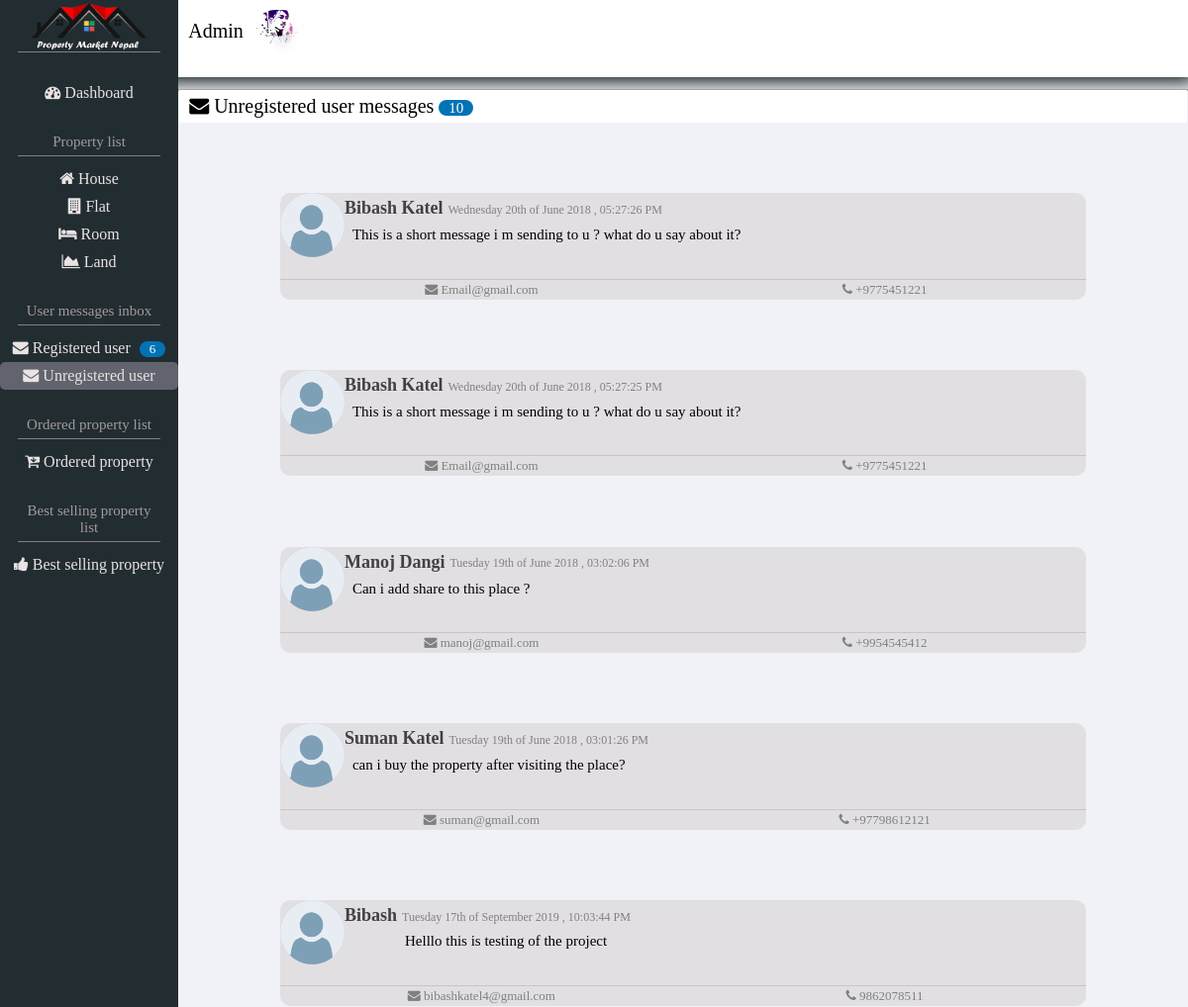
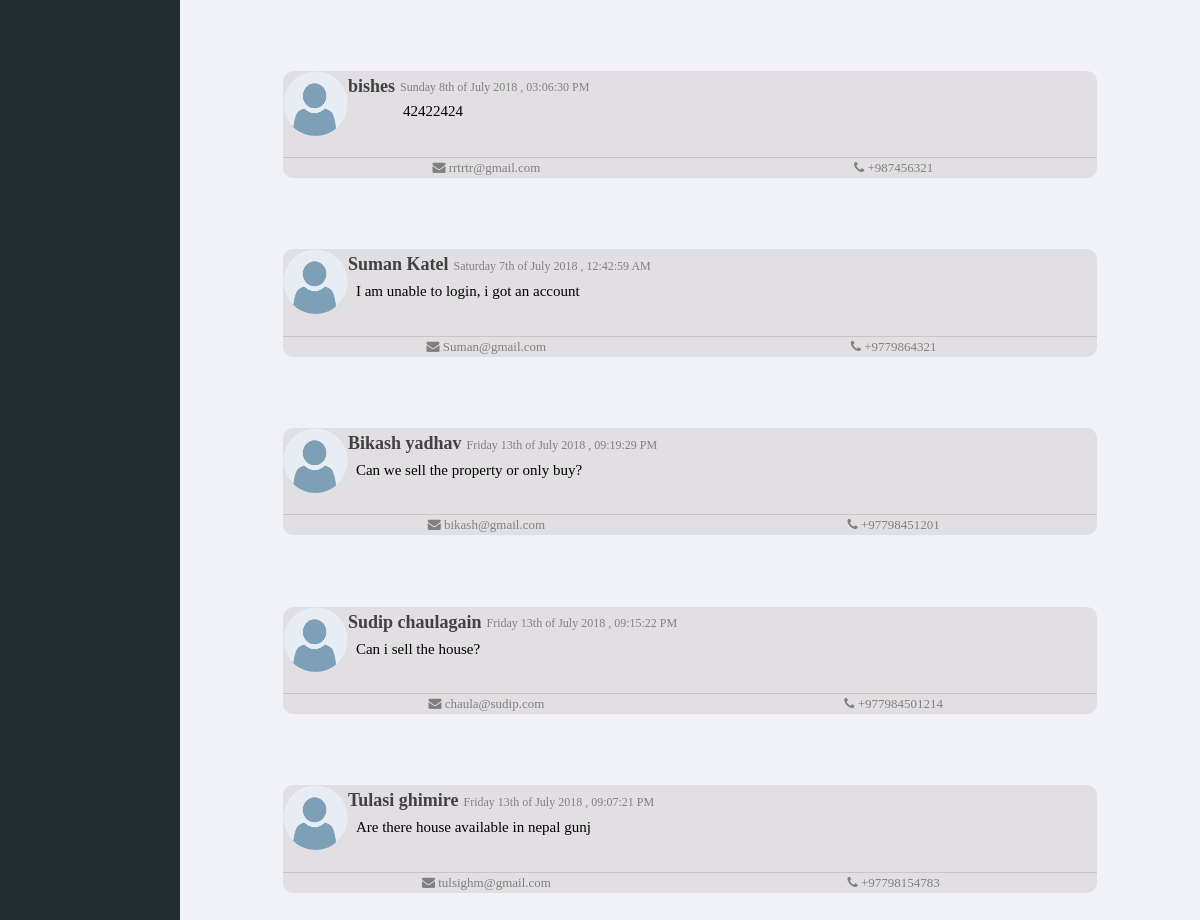
The page /View/AdminPages/admin_unregistered_user_message.php (signed in) on the database its author committed (2 pictures, top to bottom).
### tables this page shows
CREATE TABLE `unregistered_user_message` (
  `message_id` int(11) NOT NULL,
  `username` varchar(225) NOT NULL,
  `useremail` varchar(255) NOT NULL,
  `userphone` varchar(255) NOT NULL,
  `message` longtext NOT NULL,
  `message_date` varchar(255) NOT NULL
);

### Modal/database_connection.php (called while the page is built, shortened)
<?php
    class DatabaseConnection{
    private $host = "localhost";
    private $username = "root";
    private $password = "";
    private $database_name = "property_market_nepal";
    public function __construct(){
    $this->connection= mysqli_connect($this->host, $this->username, $this->password, $this->database_name);
    }
}
?>

### Modal/user_modal.php (called while the page is built, shortened)
<?php
require("database_connection.php");
 class UnregisteredMessage extends DatabaseConnection
{
    public function SelectUrUserMessages(){
        $query= "select * from unregistered_user_message order by message_date desc";
        $result=mysqli_query($this->connection, $query);
        return $result;
    }
 }
 class UserMessage extends DatabaseConnection{
    public function SelectUserMessages(){
        $query= "select u.email, u.name, u.phone_number,
         m.message, m.message_date
         from user_message m left join user u
         on u.email= m.useremail order by m.message_date desc";
         $result=mysqli_query($this->connection, $query);
         return $result;
    }
 }
?>

### View/AdminPages/admin_unregistered_user_message.php (the view, shortened to what this page needs)
<?php
require("../../Modal/user_modal.php");
$unregisteredmessages = new UnregisteredMessage;
$result = $unregisteredmessages->SelectUrUserMessages();
$registeredmessages = new UserMessage;
$result2 = $registeredmessages->SelectUserMessages();
$total_r_message = mysqli_num_rows($result2);
?>
<!DOCTYPE html>
<html>
<head>
    <link rel="stylesheet" type="text/css" media="screen" href="../css/admin_pages_css/admin_unregistered_user_message.css" />
    <link rel="stylesheet" type="text/css" media="screen" href="../css/font-awesome.css" />
</head>
<body>
    <div id="side-var-bar">
        <div id="site-logo"> <img src="../photos/Logos/Homapagelogo.png"> </div>
        <div id="dashboard_page">
            <a href="admin_index_page.php">
                <i class="fa fa-dashboard"></i> Dashboard
            </a>
        </div>
        <div id="property-list"> Property list </div>
        <div id="house_details_page-nav">
            <a href="admin_house_details_page.php">
                <i class="fa fa-home"></i> House
            </a>
        </div>
        <div id="flat_details_page-nav">
            <a href="admin_flat_details_page.php">
                <i class="fa fa-building"></i> Flat
            </a>
        </div>
        <div id="room_details_page-nav">
            <a href="admin_room_details_page.php">
                <i class="fa fa-bed"></i> Room
            </a>
        </div>
        <div id="land_details_page-nav">
            <a href="admin_land_details_page.php">
                <i class="fa fa-area-chart"></i> Land
            </a>
        </div>
        <div id="messages-list"> User messages inbox</div>
        <div class="messages_details_page-nav1">
            <a href="admin_registered_user_message.php">
                <i class="fa fa-envelope"></i> Registered user
                <span class="total-messages1"> <?php echo $total_r_message; ?> </span>
            </a>
        </div>
        <div class="messages_details_page-nav2">
            <a href="admin_unregistered_user_message.php">
                <i class="fa fa-envelope"></i> Unregistered user
            </a>
        </div>
        <div id="ordered-property"> Ordered property list</div>
        <div class="ordered_property_list">
            <a href="admin_ordered_property.php">
                <i class="fa fa-cart-arrow-down"></i> Ordered property
            </a>
        </div>
        <div id="best_selling_property"> Best selling property list</div>
        <div id="best_selling_property_list">
            <a href="admin_best_selling_property.php">
                <i class="fa fa-thumbs-up"></i> Best selling property
            </a>
        </div>
    </div>
    <div id="horizontal-nav-bar">
        <div id="admin-status">Admin</div>
        <div id="admin_avatar"><img src="../photos/Logos/admin_avatar.jpg"></div>
    </div>
    <div id="page-body-details">
        <div id="registered-user-messages">
            <div id="registered-user-messages-heading">
                <i class="fa fa-envelope"></i> Unregistered user messages
                <span id="total-messages"><?php echo $total=mysqli_num_rows($result) ?> </span>
            </div>
            <?php
           foreach ($result as $key) {
               ?>
            <div id="chat-boxes-contaier">
                <div id="user-logo"><img src="../photos/Logos/registered-user-message-logo.png"></div>
                <div id="chat-message-username">
                    <?php echo $key['username']; ?>
                </div>
                <div id="user-message-date">
                    <?php echo $key['message_date']; ?> </div>
                <div id="user-message"> <?php  echo $key['message'];?>   </div>
                <div id="user-details">
                    <div id="user-email"><i class="fa fa-envelope"></i>
                        <?php echo $key['useremail']; ?>
                    </div>
                    <div id="user-phone-number"><i class="fa fa-phone"> <?php echo $key['userphone']; ?></i></div>
                </div>
            </div>
            <?php
           } ?>
        </div>
    </div>
</body>
</html>

### rows shown on the page
unregistered_user_message: username "Bibash Katel", message_date "Wednesday 20th of June 2018 , 05:27:26 PM", message "This is a short message i m sending to u ? what do u say about it?", useremail "Email@gmail.com", userphone "+9775451221"
unregistered_user_message: username "Bibash Katel", message_date "Wednesday 20th of June 2018 , 05:27:25 PM", message "This is a short message i m sending to u ? what do u say about it?", useremail "Email@gmail.com", userphone "+9775451221"
unregistered_user_message: username "Manoj Dangi", message_date "Tuesday 19th of June 2018 , 03:02:06 PM", message "Can i add share to this place ?", useremail "manoj@gmail.com", userphone "+9954545412"
unregistered_user_message: username "Suman Katel", message_date "Tuesday 19th of June 2018 , 03:01:26 PM", message "can i buy the property after visiting the place?", useremail "suman@gmail.com", userphone "+97798612121"
unregistered_user_message: username "Bibash", message_date "Tuesday 17th of September 2019 , 10:03:44 PM", message "Helllo this is testing of the project", useremail "bibashkatel4@gmail.com", userphone "9862078511"
unregistered_user_message: username "bishes", message_date "Sunday 8th of July 2018 , 03:06:30 PM", message "42422424", useremail "rrtrtr@gmail.com", userphone "+987456321"
unregistered_user_message: username "Suman Katel", message_date "Saturday 7th of July 2018 , 12:42:59 AM", message "I am unable to login, i got an account", useremail "Suman@gmail.com", userphone "+9779864321"
unregistered_user_message: username "Bikash yadhav", message_date "Friday 13th of July 2018 , 09:19:29 PM", message "Can we sell the property or only buy?", useremail "bikash@gmail.com", userphone "+97798451201"
unregistered_user_message: username "Sudip chaulagain", message_date "Friday 13th of July 2018 , 09:15:22 PM", message "Can i sell the house?", useremail "chaula@sudip.com", userphone "+977984501214"
unregistered_user_message: username "Tulasi ghimire", message_date "Friday 13th of July 2018 , 09:07:21 PM", message "Are there house available in nepal gunj", useremail "tulsighm@gmail.com", userphone "+97798154783"

### other values the page prints
$total_r_message "6"
$total=mysqli_num_rows($result) "10"
